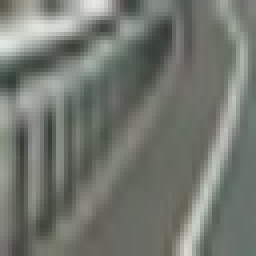
#> input picture non-vehicles_smallset/notcars2/image0171.jpeg, 64 x 64 px (shown 4 times larger); its folder holds only this picture in this run
$ python training_smallset.py
#> lines starting #> are read from the running program, lines starting #| are printed output that depends on the picture
### classify.py
import PIL
import matplotlib.image as mpimg
import matplotlib.pyplot as pyplot
import numpy as np
import cv2
import glob
import time
from sklearn.svm import LinearSVC
from sklearn.preprocessing import StandardScaler
from skimage.feature import hog
from sklearn.model_selection import train_test_split


###############################
# Import configuration module #
###############################
from settings import settings


def color_conversion(img):
	if settings.color_space != 'RGB':
		if settings.color_space == 'HSV':
			feature_image = cv2.cvtColor(img, cv2.COLOR_RGB2HSV)
		elif settings.color_space == 'LUV':
			feature_image = cv2.cvtColor(img, cv2.COLOR_RGB2LUV)
		elif settings.color_space == 'HLS':
			feature_image = cv2.cvtColor(img, cv2.COLOR_RGB2HLS)
		elif settings.color_space == 'YUV':
			feature_image = cv2.cvtColor(img, cv2.COLOR_RGB2YUV)
		elif settings.color_space == 'YCrCb':
			feature_image = cv2.cvtColor(img, cv2.COLOR_RGB2YCrCb)
	else: feature_image = np.copy(img)

	return feature_image


def color_hist(img, nbins=32, bins_range=(0, 256)):
    # Compute the histogram of the color channels separately
    channel1_hist = np.histogram(img[:,:,0], bins=nbins, range=bins_range)
    channel2_hist = np.histogram(img[:,:,1], bins=nbins, range=bins_range)
    channel3_hist = np.histogram(img[:,:,2], bins=nbins, range=bins_range)
    # Concatenate the histograms into a single feature vector
    hist_features = np.concatenate((channel1_hist[0], channel2_hist[0], channel3_hist[0]))
    # Return the individual histograms, bin_centers and feature vector
    return hist_features


def extract_hog_features(img):
	if settings.hog_channel == 'ALL':
		hog_features = []
		for channel in range(img.shape[2]):
			# Returns a short list of hog-ndarrays
			hog_features.append( hog(img[:, :, channel], orientations=settings.orient, pixels_per_cell=(settings.pix_per_cell, settings.pix_per_cell), cells_per_block=(settings.cell_per_block, settings.cell_per_block), transform_sqrt=True, visualise=False, feature_vector=False) )
	else:
		# Returns a hog-ndarray
		hog_features = hog(img[:,:,settings.hog_channel], orientations=settings.orient, pixels_per_cell=(settings.pix_per_cell, settings.pix_per_cell), cells_per_block=(settings.cell_per_block, settings.cell_per_block), transform_sqrt=True, visualise=False, feature_vector=False)

	return hog_features


# Probleme mit x<->y beachten!
# [60 lines left out: functions subsample_hog_features, extract_search_window_features, not called in this run]


def extract_features(imgs):
	features = []

	for file in imgs:
		img = mpimg.imread(file)

		feature_list = []
		feature_image = color_conversion(img)*255#Only for PNGs


		if settings.spatial_feat == True:
			spatial_features = cv2.resize(feature_image, settings.spatial_size).ravel()
			feature_list.append(spatial_features)

		if settings.hist_feat == True:
			hist_features = color_hist(feature_image, nbins=settings.hist_bins)
			feature_list.append(hist_features)

		if settings.hog_feat == True:
			hog_features = extract_hog_features(img)
			hog_features = np.ravel(hog_features)
			feature_list.append(hog_features)

		feature_array = np.concatenate(feature_list)
		features.append(feature_array)

	return features

### settings.py


class Settings:
	def __init__(self):
		self.color_space = 'RGB' 		# Can be RGB, HSV, LUV, HLS, YUV, YCrCb
		self.spatial_size = (32, 32) 	# Spatial binning dimensions
		self.hist_bins = 32    			# Number of histogram bins
		self.orient = 9  				# HOG orientations
		self.pix_per_cell = 8 			# HOG pixels per cell
		self.cell_per_block = 2 		# HOG cells per block
		self.hog_channel = 'ALL'		# Can be 0, 1, 2, or "ALL"
		self.spatial_feat = True 		# Spatial features on or off
		self.hist_feat = True 			# Histogram features on or off
		self.hog_feat = True 			# HOG features on or off

	# [40 lines left out: functions save, load, print, not called in this run]


settings = Settings()

### training_smallset.py
import getopt
import glob
import time

import numpy as np
import PIL
import matplotlib.image as mpimg
import matplotlib.pyplot as plt
import cv2

from sklearn.preprocessing import StandardScaler
from sklearn.svm import LinearSVC
from scipy.ndimage.measurements import label
from sklearn.model_selection import train_test_split

import pickle

from classify import extract_features


# Only using the small set.

images = glob.glob('./vehicles_smallset/cars[1-3]/*.jpeg') + glob.glob('./non-vehicles_smallset/notcars[1-3]/*.jpeg')

cars = []
notcars = []

for image in images:
	if 'image' in image or 'extra' in image:
		notcars.append(image)
	else:
		cars.append(image)


print('Extracting car features...')
car_features = extract_features(cars)
print('Extracting non-car features...')
notcar_features = extract_features(notcars)
#> in extract_features, img is the input picture: shape (64, 64, 3); mean R, G, B 115.3, 119.4, 111.9
#> in extract_features (call 2), `feature_image = color_conversion(img)*255#Only for PNGs`:
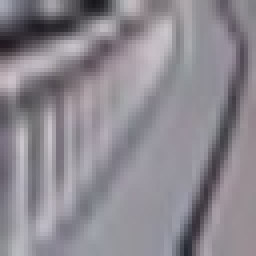
#> feature_image: shape (64, 64, 3) (shown 4 times larger); mean R, G, B 140.7, 136.6, 144.1
#> in extract_features (call 2), `spatial_features = cv2.resize(feature_image, settings.spatial_size).ra..`: spatial_features = 3072 values, max 200 at index 446, min 26 at index 481, mean 140.6
#> in color_hist, `hist_features = np.concatenate((channel1_hist[0], channel2_hist[0], ch..`: hist_features = 96 values, max 968 at index 50, min 0 at index 0, mean 128
#> after the loop in extract_hog_features, `for channel in range(img.shape[2]):`: hog_features = 3 items
#> in extract_features (call 2), `hog_features = np.ravel(hog_features)`: hog_features = 5292 values, max 0.513 at index 3195, min 0 at index 5, mean 0.106
#> in extract_features (call 2), `feature_array = np.concatenate(feature_list)`: feature_array = 8460 values, max 968 at index 3122, min 0 at index 3072, mean 52.57
#> pass 2 of the loop in extract_features, `for file in imgs:`:
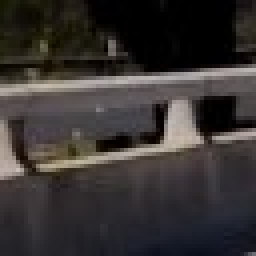
#> input picture non-vehicles_smallset/notcars3/extra112_126.jpeg, 64 x 64 px (shown 4 times larger)
#> in extract_features, img is the input picture: shape (64, 64, 3); mean R, G, B 55.7, 51.6, 50.4
#> in extract_features (call 2), `feature_image = color_conversion(img)*255#Only for PNGs`:
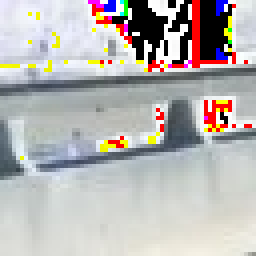
#> feature_image: shape (64, 64, 3) (shown 4 times larger); mean R, G, B 182.9, 179.6, 178.1
#> spatial_features = 3072 values, max 255 at index 72, min 0 at index 48, mean 180.3
#> in extract_features (call 2), `hist_features = color_hist(feature_image, nbins=settings.hist_bins)`: hist_features = 96 values, max 722 at index 90, min 0 at index 1, mean 128
#> in extract_features (call 2), `hog_features = extract_hog_features(img)`: hog_features = 3 items
#> in extract_features (call 2), `hog_features = np.ravel(hog_features)`: hog_features = 5292 values, max 0.535 at index 418, min 0 at index 89, mean 0.121
#> feature_array = 8460 values, max 722 at index 3162, min 0 at index 48, mean 67.01
#> pass 3 of the loop in extract_features, `for file in imgs:`:
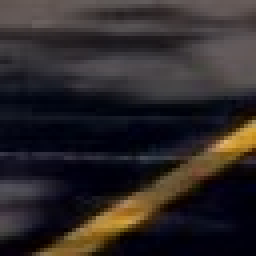
#> input picture non-vehicles_smallset/notcars3/extra117_158.jpeg, 64 x 64 px (shown 4 times larger)
#> in extract_features, img is the input picture: shape (64, 64, 3); mean R, G, B 45, 39.6, 40.3
#> in extract_features (call 2), `feature_image = color_conversion(img)*255#Only for PNGs`:
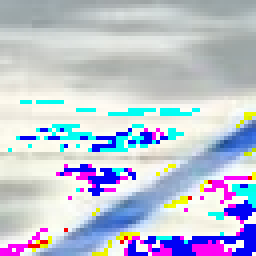
#> feature_image: shape (64, 64, 3) (shown 4 times larger); mean R, G, B 188.7, 195.1, 211.9
#> spatial_features = 3072 values, max 255 at index 1269, min 0 at index 1599, mean 198.7
#> in extract_features (call 2), `hist_features = color_hist(feature_image, nbins=settings.hist_bins)`: hist_features = 96 values, max 792 at index 63, min 0 at index 1, mean 128
#> in extract_features (call 2), `hog_features = extract_hog_features(img)`: hog_features = 3 items
#> in extract_features (call 2), `hog_features = np.ravel(hog_features)`: hog_features = 5292 values, max 0.53 at index 670, min 0 at index 8, mean 0.112
#> feature_array = 8460 values, max 792 at index 3135, min 0 at index 1599, mean 73.67
#> notcar_features = 3 items

#
#	Feature missing: rescaling of PNGs
#

# Preprocessing
#> (the run stopped early here; a loop or call above may not have finished)
